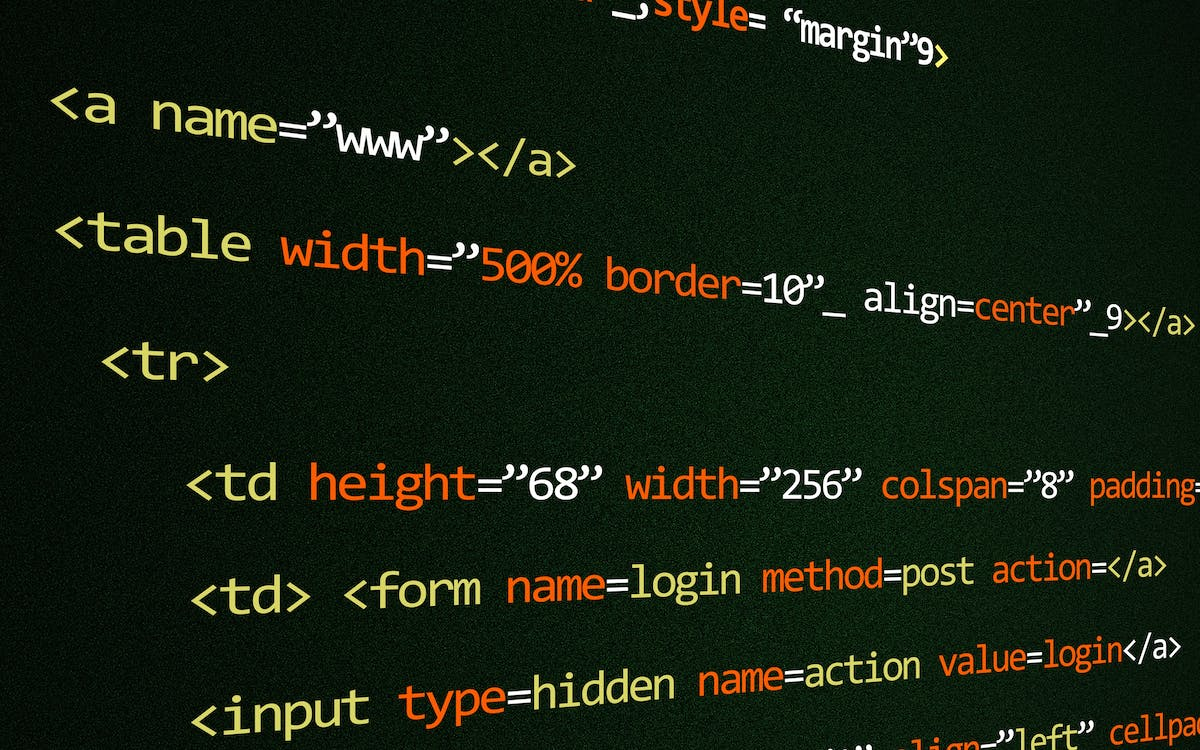
#> input picture image-editor/imgs/pexels-photo-270488.jpeg, 1200 x 750 px; its folder holds only this picture in this run
$ python main.py
#> lines starting #> are read from the running program, lines starting #| are printed output that depends on the picture
from PIL import Image, ImageEnhance, ImageFilter
import os

path = './imgs'
pathOut = '/editedImgs'

for filename in os.listdir(path):
    #holds the image obj
    img = Image.open(f"{path}/{filename}")
#> img is the input picture: PIL image 1200x750 RGB; mean R, G, B 22.6, 31.7, 16.2

    #sharpen the image
    edit = img.filter(ImageFilter.SHARPEN).convert('L')
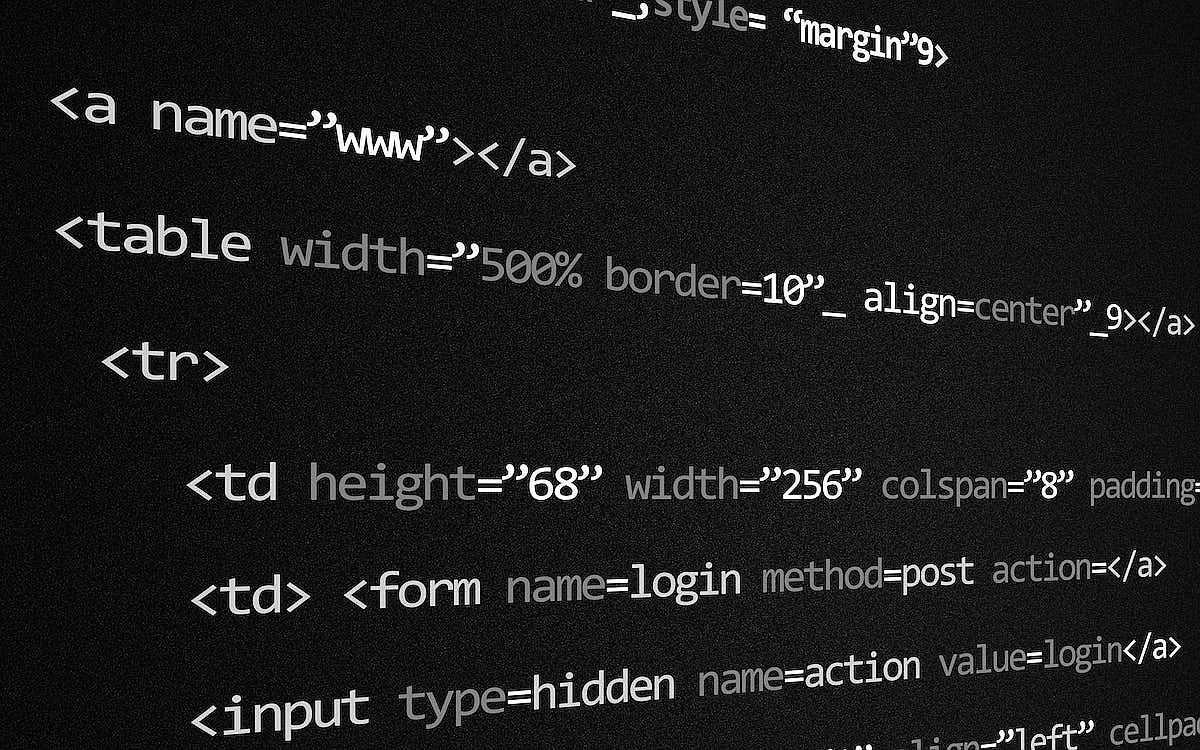
#> edit: PIL image 1200x750 L; min 0, max 255, mean 28.6

    #clean the filename of the image
    clean_name = os.path.splitext(filename)[0]

    # save the edited image
    edit.save(f'.{pathOut}/{clean_name}_edited.png')
